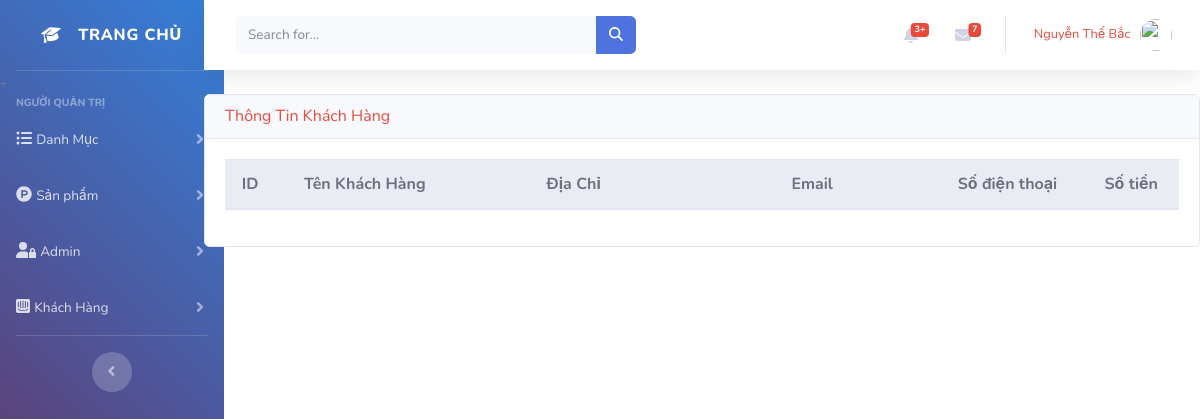
/Admin/Custummers/home/ (signed in), run on an earlier commit of the app's database.
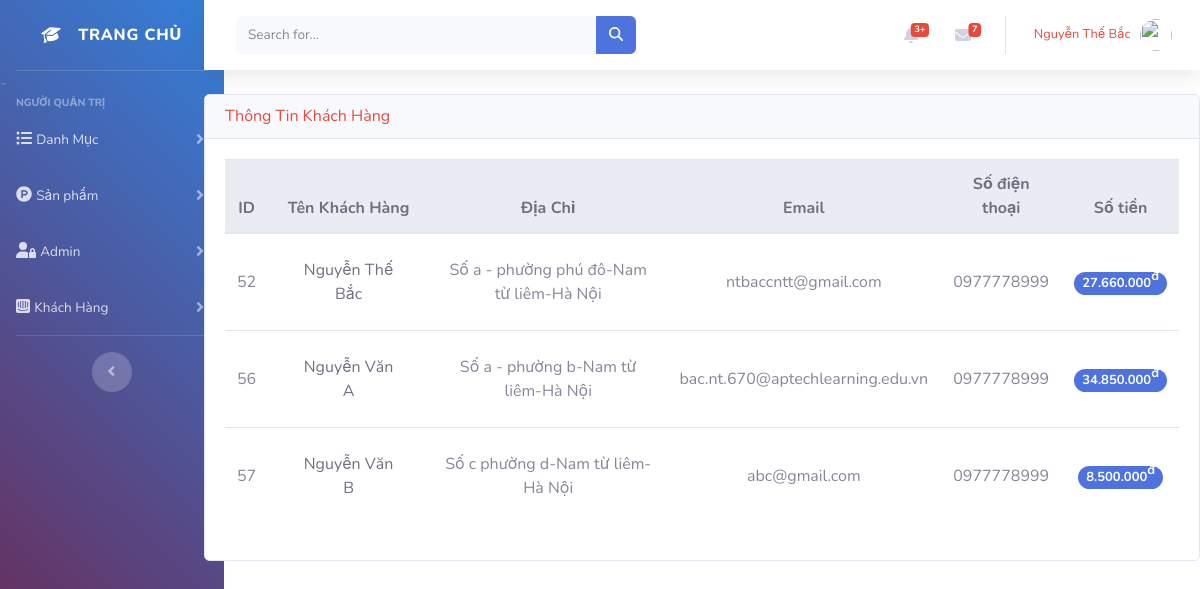
And on a later commit of the database.
### tables this page shows
CREATE TABLE `custummer` (
  `id` int(11) NOT NULL,
  `name` varchar(200) NOT NULL,
  `address` varchar(1000) NOT NULL,
  `email` char(100) NOT NULL,
  `tell` int(11) NOT NULL,
  `create_at` datetime NOT NULL,
  `update_at` datetime DEFAULT NULL
);

### Admin/dispatcher.php (called while the page is built, shortened)
<?php
class Dispatcher
{
    public function dispatch()
    {
        $this->request = new request\Request();
        $controller = $this->loadController();
        call_user_func_array([$controller, $this->request->action], $this->request->params);
    }
    public function loadController()
    {
        $controller = new $name();
        return $controller;
    }
}
?>

### Admin/Webroot/index.php (called while the page is built, shortened)
<?php
require(ROOT . 'dispatcher.php');
$dispatch = new Mvc\Dispatcher();
$dispatch->dispatch();

### Admin/Config/db.php (called while the page is built, shortened)
<?php
class Database
{
    public static $bdd = null;
    public static function getBdd() {
        if(is_null(self::$bdd)) {
            self::$bdd = new PDO("mysql:host=localhost;dbname=mvc", 'root', '');
            self::$bdd->setAttribute(PDO::ATTR_ERRMODE, PDO::ERRMODE_EXCEPTION);
            self::$bdd->exec("set names utf8");
        }
        return self::$bdd;
    }
}

### Admin/Core/ResourceModel.php (called while the page is built, shortened)
<?php
class ResourceModel implements ResourceModelInterFace
{
    private $table;
    public function _init($table, $id, $model)
    {
        $this->table = $table;
    }
    public function showAll() {
        $sql =  "SELECT * FROM $this->table";
        $req = Database::getBdd()->prepare($sql);
        if($req->execute()) {
            return $req->fetchAll();
        }
    }
}

### Admin/Models/CustommerRepository.php (called while the page is built, shortened)
<?php
class CustommerRepository
{
    private $CustommerResourceModel;
    public function __construct() {
        $this->CustommerResourceModel = new CustommerResourceModel();
    }
    public function showAll() {
        return $this->CustommerResourceModel->showAll();
    }
}

### Admin/Models/CheckoutRepository.php (called while the page is built, shortened)
<?php
class CheckoutRepository
{
    private $CheckoutResourceModel;
    public function __construct() {
        $this->CheckoutResourceModel = new CheckoutResourceModel();
    }
    public function showAll() {
        return $this->CheckoutResourceModel->showAll();
    }
}

### Admin/Views/Custummers/cus.php (the view)
<div class="card">
    <h5 class="card-header text-danger">Thông Tin Khách Hàng</h5>
    <div class="card-body">
        <table class="table table-hover table-product table-product text-center">
            <thead>
                <tr class="thead-light">
                    <th>ID</th>
                    <th>Tên Khách Hàng</th>
                    <th style="width: 25%;">Địa Chỉ</th>
                    <th style="width: 25%;">Email</th>
                    <th>Số điện thoại</th>
                    <th>Số tiền</th>
                </tr>
            </thead>
            <tbody>
                <?php foreach ($cus as $rowCus) { ?>
                    <tr>
                        <td><?php echo $rowCus['id']; ?></td>
                        <td>
                            <a style="border-radius:5px; border: none;" href="/Admin/Custummers/cus/<?php echo $rowCus['id']; ?>" class="list-group-item list-group-item-action"><?php echo $rowCus['name']; ?></a>
                        </td>
                        <td><?php echo $rowCus['address']; ?></td>
                        <td><?php echo $rowCus['email']; ?></td>
                        <td>0<?php echo $rowCus['tell']; ?></td>
                        <td>
                            <span class="badge badge-primary badge-pill">
                            <?php $total_priceAll = 0;?>
                            <?php foreach ($check as $rowCheck) {
                                    if($rowCheck['cus_id'] == $rowCus['id']) {
                                        $total_priceAll += $rowCheck['total_price'];
                                    }
                                }
                            ?>
                            <?php echo number_format($total_priceAll, 0, ',', '.'); ?><sup>đ</sup>
                            </span>
                        </td>
                    </tr>
                <?php } ?>
            </tbody>
        </table>
    </div>
</div>

### Admin/Controllers/CustummersController.php (shortened to what this page needs)
<?php
class CustummersController extends Controller
{
    private $CustommerRepository;
    public function __construct(){
        $this->CustommerRepository = new CustommerRepository();
    }
    function home($page)
    {
        $Cus = new CustommerModel();
        $d['cus'] = $this->CustommerRepository->showAll($Cus);
        $rep = new CheckoutRepository();
        $d['check'] = $rep->showAll();
        if($page == 'home') {
            $this->render("home");
        } else {
            $this->render("cus");
        }
    }
}

### Admin/Core/Controller.php (shortened to what this page needs)
<?php
class Controller
{
    var $vars = [];
    var $layout = "default";
    function set($d)
    {
        $this->vars = array_merge($this->vars, $d);
    }
    function render($filename)
    {
        extract($this->vars);
        $arr_words_cut = array('Mvc', '\\', 'Controllers', 'Controller');
        $tmp_file_name =  str_replace($arr_words_cut, '', get_class($this));
        require($file = ROOT . "Views/" . $tmp_file_name . '/' . $filename . '.php');
        $content_for_layout = ob_get_clean();
        if ($this->layout == false)
        {
            $content_for_layout;
        }
        else
        {
            require(ROOT . "Views/Layouts/" . $this->layout . '.php');
        }
    }
}

### Admin/Views/Layouts/default.php (shortened to what this page needs)
<!DOCTYPE html>
<html lang="en">
<head>
    <link href="/Admin/Views/Layouts/Css/all.min.css" rel="stylesheet" type="text/css">
    <link rel="stylesheet" href="https://pro.fontawesome.com/releases/v5.10.0/css/all.css" />
    <link href="/Admin/Views/Layouts/Css/sb-admin-2.css" rel="stylesheet">
    <link href="/Admin/Views/Layouts/Css/default.css" rel="stylesheet">
    <link rel="stylesheet" href="/Admin/Views/Layouts/Css/style.css" type="text/css" media="all" />
    <link rel="stylesheet" href="/Admin/Views/Layouts/Css/font-awesome.css">
</head>
<?php if (isset($_SESSION['username'])) { ?>
<body id="page-top">
    <div class="conten">
        <div class="row">
            <div class="col-md-2 conten-nav position-relative">
                <ul class="navbar-nav bg-gradient-primary sidebar sidebar-dark accordion position-fixed" id="accordionSidebar" style="    background-image: linear-gradient(45deg, #711f45, #2e83dad6);">
                    <a class="sidebar-brand d-flex align-items-center justify-content-center" href="/Admin/">
                        <div class="sidebar-brand-icon rotate-n-15 mr-3">
                            <i class="fas fa-graduation-cap"></i>
                        </div>
                        <div class="sidebar-brand-text">Trang Chủ</div>
                    </a>
                    <hr class="sidebar-divider my-0"> -
                    <div class="sidebar-heading">
                        Người Quản Trị
                    </div>
                    <li class="nav-item">
                        <a class="nav-link collapsed" href="#" data-toggle="collapse" data-target="#collapseTwo" aria-expanded="true" aria-controls="collapseTwo">
                            <i class="fas fa-list-ul"></i>
                            <span>Danh Mục</span>
                        </a>
                    </li>
                    <li class="nav-item">
                        <a class="nav-link collapsed" href="#" data-toggle="collapse" data-target="#collapseUtilities" aria-expanded="true" aria-controls="collapseUtilities">
                            <i class="fab fa-product-hunt"></i>
                            <span>Sản phẩm</span>
                        </a>
                    </li>
                    <li class="nav-item">
                        <a class="nav-link collapsed" href="#" data-toggle="collapse" data-target="#collapseUtilitiesx" aria-expanded="true" aria-controls="collapseUtilitiesx">
                            <i class="fas fa-user-lock"></i>
                            <span>Admin</span>
                        </a>
                    </li>
                    <li class="nav-item">
                        <a class="nav-link collapsed" href="#" data-toggle="collapse" data-target="#collapseUtilitieskh" aria-expanded="true" aria-controls="collapseUtilitieskh">
                            <i class="fab fa-intercom"></i>
                            <span>Khách Hàng</span>
                        </a>
                    </li>
                    <hr class="sidebar-divider d-none d-md-block">
                    <div class="text-center d-none d-md-inline">
                        <button class="rounded-circle border-0" id="sidebarToggle"></button>
                    </div>
                </ul>
            </div>
            <div class="col-md-10 conten-nav position-relative">
                <div class="sticky-top">
                    <nav class="navbar navbar-expand navbar-light bg-white topbar mb-4 static-top shadow">
                        <form class="d-none d-sm-inline-block form-inline mr-auto ml-md-3 my-2 my-md-0 mw-100 navbar-search">
                            <div class="input-group">
                                <input type="text" class="form-control bg-light border-0 small" placeholder="Search for..." aria-label="Search" aria-describedby="basic-addon2">
                                <div class="input-group-append">
                                    <button class="btn btn-primary" type="button">
                                        <i class="fas fa-search fa-sm"></i>
                                    </button>
                                </div>
                            </div>
                        </form>
                        <ul class="navbar-nav ml-auto">
                            <li class="nav-item dropdown no-arrow mx-1">
                                <a class="nav-link dropdown-toggle" href="#" id="alertsDropdown" role="button" data-toggle="dropdown" aria-haspopup="true" aria-expanded="false">
                                    <span class="badge badge-danger badge-counter">3+</span>
                                </a>
                            </li>
                            <li class="nav-item dropdown no-arrow mx-1">
                                <a class="nav-link dropdown-toggle" href="#" id="messagesDropdown" role="button" data-toggle="dropdown" aria-haspopup="true" aria-expanded="false">
                                    <i class="fas fa-envelope fa-fw"></i>
                                    <span class="badge badge-danger badge-counter">7</span>
                                </a>
                            </li>
                            <li class="nav-item dropdown no-arrow">
                                <a class="nav-link dropdown-toggle" href="#" id="userDropdown" role="button" data-toggle="dropdown" aria-haspopup="true" aria-expanded="false">
                                    <span class="mr-2 d-none d-lg-inline small text-danger">
                                            <?php echo $_SESSION['name'];?>
                                    </span>
                                    <img class="img-profile rounded-circle" src="/Admin/Views/Imgadmin/<?php echo $_SESSION['img'];?>">
                                </a>
                            </li>
                        </ul>
                    </nav>
                </div>
                <?php
                echo $content_for_layout;
                ?>
            </div>
        </div>
    </div>
</body>
<?php } else { ?>
<?php
    echo '<body id="login">' . $content_for_layout . '</body>';
?>
<?php } ?>
</html>

### Admin/Views/Layouts/Css/default.css (style rules this page uses)
table tr th { position: sticky; top: 68px; z-index: 1; }

### Admin/Views/Layouts/Css/style.css (style rules this page uses)
html,body,div,span,applet,object,iframe,h1,h2,h3,h4,h5,h6,p,blockquote,pre,a,abbr,acronym,address,big,cite,code,del,dfn,em,img,ins,kbd,q,s,samp,small,strike,strong,sub,sup,tt,var,b,u,i,dl,dt,dd,ol,nav ul,nav li,fieldset,form,label,legend,table,caption,tbody,tfoot,thead,tr,th,td,article,aside,canvas,details,embed,figure,figcaption,footer,header,hgroup,menu,nav,output,ruby,section,summary,time,mark,audio,video { margin:0;padding:0;border:0;font-size:100%;vertical-align:baseline; }
article, aside, details, figcaption, figure,footer, header, hgroup, menu, nav, section { display: block; }
ol,ul { list-style:none;margin:0px;padding:0px; }
table { border-collapse:collapse;border-spacing:0; }
a { text-decoration:none; }
img { max-width:100%; }

What changed in the data, as far as the page shows it:
added custummer: id "52", name "Nguyễn Thế Bắc", address "Số a - phường phú đô-Nam từ liêm-Hà Nội", email "ntbaccntt@gmail.com", tell "977778999", total_priceAll "27.660.000"
added custummer: id "56", name "Nguyễn Văn A", address "Số a - phường b-Nam từ liêm-Hà Nội", email "bac.nt.670@aptechlearning.edu.vn", tell "977778999", total_priceAll "34.850.000"
added custummer: id "57", name "Nguyễn Văn B", address "Số c phường d-Nam từ liêm-Hà Nội", email "abc@gmail.com", tell "977778999", total_priceAll "8.500.000"
